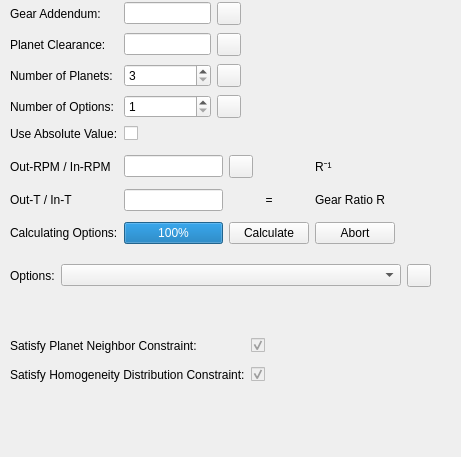
   <widget class="QWidget" name="planetary_ratio_page">
    <property name="geometry">
     <rect>
      <x>0</x>
      <y>0</y>
      <width>461</width>
      <height>457</height>
     </rect>
    </property>
    <attribute name="label">
     <string>Planetary Ratio Calculator</string>
    </attribute>
    <widget class="QWidget" name="gridLayoutWidget_3">
     <property name="geometry">
      <rect>
       <x>10</x>
       <y>150</y>
       <width>385</width>
       <height>101</height>
      </rect>
     </property>
     <layout class="QGridLayout" name="gridLayout_3">
      <item row="2" column="3">
       <widget class="QPushButton" name="gear_ratio_options_abort">
        <property name="text">
         <string>Abort</string>
        </property>
       </widget>
      </item>
      <item row="1" column="2">
       <widget class="QLabel" name="label_65">
        <property name="toolTip">
         <string>This entry sets or is set by sun torque</string>
        </property>
        <property name="text">
         <string>  =  </string>
        </property>
        <property name="alignment">
         <set>Qt::AlignCenter</set>
        </property>
       </widget>
      </item>
      <item row="1" column="3">
       <widget class="QLabel" name="label_24">
        <property name="text">
         <string>Gear Ratio R</string>
        </property>
       </widget>
      </item>
      <item row="2" column="1">
       <widget class="QProgressBar" name="gear_ratio_options_progress">
        <property name="value">
         <number>100</number>
        </property>
       </widget>
      </item>
      <item row="2" column="0">
       <widget class="QLabel" name="label_9">
        <property name="text">
         <string>Calculating Options:</string>
        </property>
       </widget>
      </item>
      <item row="0" column="0">
       <widget class="QLabel" name="label_7">
        <property name="text">
         <string>Out-RPM / In-RPM</string>
        </property>
       </widget>
      </item>
      <item row="0" column="2">
       <widget class="LockUnlockButton" name="target_inverse_gear_ratio_lineedit_lock">
        <property name="layoutDirection">
         <enum>Qt::LeftToRight</enum>
        </property>
       </widget>
      </item>
      <item row="1" column="0">
       <widget class="QLabel" name="label_20">
        <property name="text">
         <string>Out-T / In-T</string>
        </property>
       </widget>
      </item>
      <item row="1" column="1">
       <widget class="QFractionEdit" name="target_gear_ratio_lineedit"/>
      </item>
      <item row="0" column="3">
       <widget class="QLabel" name="label_26">
        <property name="text">
         <string>R⁻¹</string>
        </property>
       </widget>
      </item>
      <item row="0" column="1">
       <widget class="QFractionEdit" name="target_inverse_gear_ratio_lineedit"/>
      </item>
      <item row="2" column="2">
       <widget class="QPushButton" name="gear_ratio_options_calculate">
        <property name="text">
         <string>Calculate</string>
        </property>
       </widget>
      </item>
     </layout>
    </widget>
    <widget class="QWidget" name="gridLayoutWidget_4">
     <property name="geometry">
      <rect>
       <x>10</x>
       <y>330</y>
       <width>360</width>
       <height>61</height>
      </rect>
     </property>
     <layout class="QGridLayout" name="gridLayout_4">
      <item row="0" column="0">
       <widget class="QLabel" name="label_36">
        <property name="text">
         <string>Satisfy Planet Neighbor Constraint:</string>
        </property>
       </widget>
      </item>
      <item row="1" column="0">
       <widget class="QLabel" name="label_37">
        <property name="text">
         <string>Satisfy Homogeneity Distribution Constraint:</string>
        </property>
       </widget>
      </item>
      <item row="0" column="1">
       <widget class="QCheckBox" name="checkBox">
        <property name="enabled">
         <bool>false</bool>
        </property>
        <property name="text">
         <string/>
        </property>
        <property name="checked">
         <bool>true</bool>
        </property>
       </widget>
      </item>
      <item row="1" column="1">
       <widget class="QCheckBox" name="checkBox_2">
        <property name="enabled">
         <bool>false</bool>
        </property>
        <property name="text">
         <string/>
        </property>
        <property name="checked">
         <bool>true</bool>
        </property>
       </widget>
      </item>
     </layout>
    </widget>
    <widget class="QWidget" name="gridLayoutWidget_2">
     <property name="geometry">
      <rect>
       <x>10</x>
       <y>0</y>
       <width>231</width>
       <height>145</height>
      </rect>
     </property>
     <layout class="QGridLayout" name="gridLayout_2">
      <item row="1" column="2">
       <widget class="LockUnlockButton" name="planet_clearance_lineedit_lock"/>
      </item>
      <item row="1" column="0">
       <widget class="QLabel" name="label_34">
        <property name="text">
         <string>Planet Clearance:</string>
        </property>
       </widget>
      </item>
      <item row="0" column="1">
       <widget class="QLengthEdit" name="gear_addendum_lineedit"/>
      </item>
      <item row="3" column="1">
       <widget class="QSpinBox" name="num_results_spinbox">
        <property name="minimum">
         <number>1</number>
        </property>
        <property name="maximum">
         <number>99999</number>
        </property>
       </widget>
      </item>
      <item row="3" column="2">
       <widget class="LockUnlockButton" name="num_results_spinbox_lock"/>
      </item>
      <item row="0" column="2">
       <widget class="LockUnlockButton" name="gear_addendum_lineedit_lock"/>
      </item>
      <item row="2" column="2">
       <widget class="LockUnlockButton" name="number_of_planets_spinbox_lock"/>
      </item>
      <item row="2" column="0">
       <widget class="QLabel" name="label_33">
        <property name="text">
         <string>Number of Planets:</string>
        </property>
       </widget>
      </item>
      <item row="2" column="1">
       <widget class="QSpinBox" name="number_of_planets_spinbox">
        <property name="minimum">
         <number>3</number>
        </property>
        <property name="maximum">
         <number>99999</number>
        </property>
       </widget>
      </item>
      <item row="0" column="0">
       <widget class="QLabel" name="label_35">
        <property name="text">
         <string>Gear Addendum:</string>
        </property>
       </widget>
      </item>
      <item row="1" column="1">
       <widget class="QLengthEdit" name="planet_clearance_lineedit"/>
      </item>
      <item row="3" column="0">
       <widget class="QLabel" name="label_43">
        <property name="text">
         <string>Number of Options:</string>
        </property>
       </widget>
      </item>
      <item row="4" column="0">
       <widget class="QLabel" name="label_44">
        <property name="text">
         <string>Use Absolute Value:</string>
        </property>
       </widget>
      </item>
      <item row="4" column="1">
       <widget class="QCheckBox" name="use_abs_checkbox">
        <property name="text">
         <string/>
        </property>
       </widget>
      </item>
     </layout>
    </widget>
    <widget class="QWidget" name="gridLayoutWidget_11">
     <property name="geometry">
      <rect>
       <x>10</x>
       <y>260</y>
       <width>421</width>
       <height>31</height>
      </rect>
     </property>
     <layout class="QGridLayout" name="gridLayout_11">
      <item row="0" column="1">
       <widget class="ObjectComboBox" name="gear_ratio_options_combobox">
        <property name="sizePolicy">
         <sizepolicy hsizetype="Expanding" vsizetype="Fixed">
          <horstretch>0</horstretch>
          <verstretch>0</verstretch>
         </sizepolicy>
        </property>
       </widget>
      </item>
      <item row="0" column="2">
       <widget class="LockUnlockButton" name="gear_ratio_options_combobox_lock"/>
      </item>
      <item row="0" column="0">
       <widget class="QLabel" name="label_8">
        <property name="sizePolicy">
         <sizepolicy hsizetype="Minimum" vsizetype="Preferred">
          <horstretch>0</horstretch>
          <verstretch>0</verstretch>
         </sizepolicy>
        </property>
        <property name="text">
         <string>Options:</string>
        </property>
       </widget>
      </item>
     </layout>
    </widget>
   </widget>
